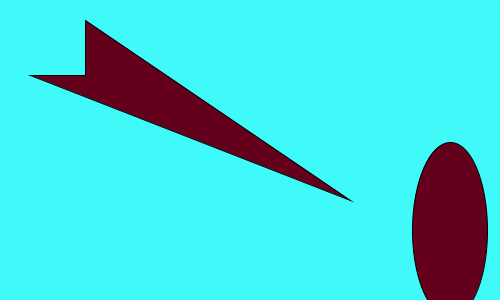
Frame 1 (no input)
Frame 60 (the mouse pressed at the canvas centre just before this capture): identical to frame 1, image omitted
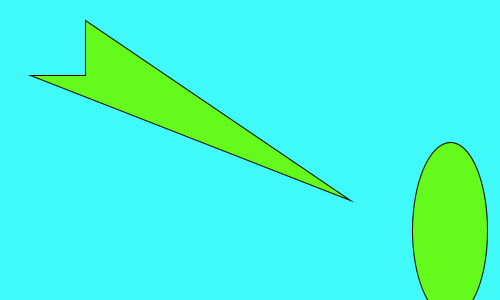
Frame 120 (the mouse held since frame 60 and released just before this capture)

The Processing sketch that drew these frames (run headless with seeded random() and noise(); from frame 60 on, the mouse is pressed at the canvas centre):

// Processing sketch: processing_99241
// ── processing_99241.pde

void setup (){
  size(500,300);
  frameRate(24);
}

void draw(){
  background(#3FFAF8);
   fill(100,mouseX,27);
beginShape();
vertex(350, 200);
vertex(85, 20);
vertex(85, 75);
vertex(30, 75);
endShape(CLOSE);

ellipse(450, 230, 75, 175);
endShape(CLOSE);
}
